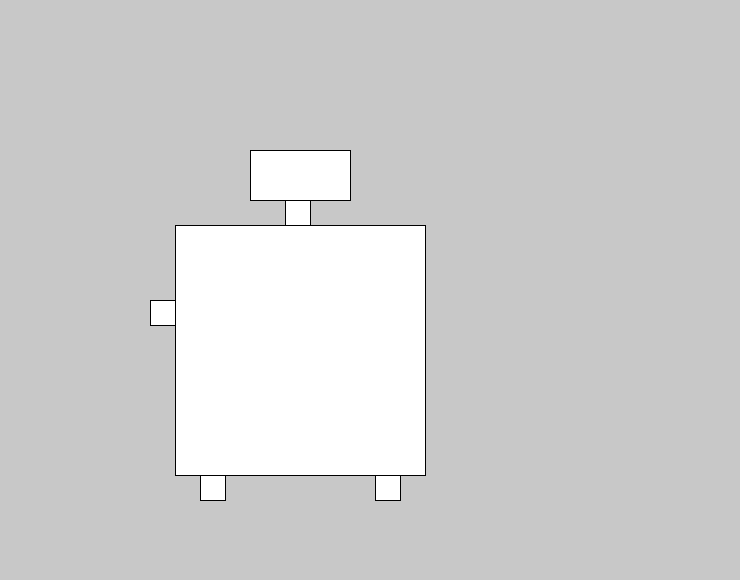
Frame 1 (no input)
Frame 60 (the mouse pressed at the canvas centre just before this capture): identical to frame 1, image omitted
Frame 120 (the mouse held since frame 60 and released just before this capture): identical to frame 1, image omitted

The Processing sketch that drew this single still picture (run headless with seeded random() and noise(); from frame 60 on, the mouse is pressed at the canvas centre):

// Processing sketch: Robot
// ── Robot.pde
void setup() {
  size(740, 580);
  background(200, 200, 200);
}

void draw() {
  rect(250, 150, 100, 50);
  rect(285, 200, 25, 25);
  rect(175, 225, 250, 250);
  rect(150, 300, 25, 25);
  rect(200, 475, 25, 25);
  rect(375, 475, 25, 25);
}
